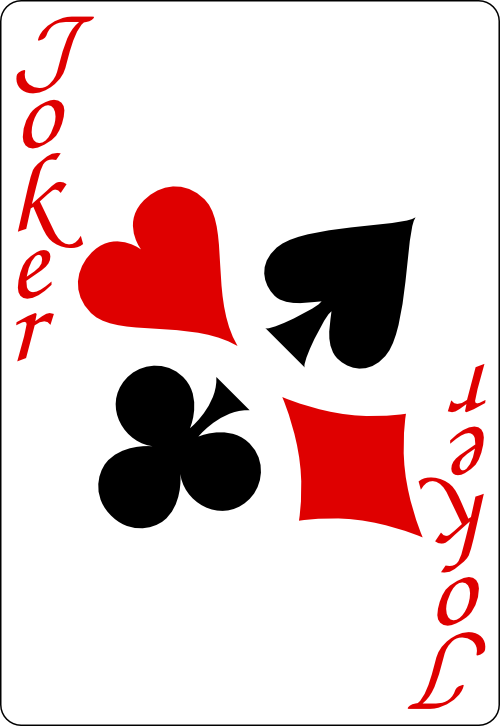
#> input picture Newblackjack/cards/blackjack.png, 500 x 726 px; its folder holds 6 pictures in this run
$ python -i Main.py   (imports and definitions only)
#> lines starting #> are read from the running program, lines starting #| are printed output that depends on the picture
### Newblackjack/SixDeck.py
import random
from Card import Card

class SixDeck():

    def __init__(self):
        self.cards = []
        self.build()

    def build(self):
        for i in range (0,6):
            for s in ["Spades", "Clubs", "Hearts", "Diamonds"]:
                for v in range(1,14):
                    self.cards.append(Card(v,s))

    def shuffle(self):
        for i in range(1,15):
            for i in range(len(self.cards) -1, 0, -1):
                r = random.randint(0, i)
                self.cards[i], self.cards[r] = self.cards[r], self.cards[i]

    def draw(self):
        return self.cards.pop()

    def length(self):
        return len(self.cards)

    def deckReset(self):
        self.cards = []
        self.build()

### Newblackjack/Dealer.py
class Dealer:

    def __init__(self):
        self.hand = []
        self.splitHolding = []

    def draw(self,deck):
        card = deck.draw()
        self.hand.append(card)

    def getSuit(self):
        c = self.hand[len(self.hand)-1]
        return c.suit

    def getVal(self):
        c = self.hand[len(self.hand)-1]
        return c.val

    # [4 lines left out: function holdingDraw, not called in this run]

    def reset(self):
        self.hand = []

    def splitHoldReset(self):
        self.splitHolding.clear()

    def splitToHolding(self):
        self.splitHolding.append(self.hand.pop(0))

    # [30 lines left out: function score, not called in this run]

### Newblackjack/Player.py
class Player:

    def __init__(self):
        self.hand = []
        self.splitHolding = []
        self.chips = 0
        v = 100

    def draw(self,deck):
        card = deck.draw()
        self.hand.append(card)

    def addChips(self,v):
        self.chips += v

    def loseChips(self,v):
        self.chips -= v

    def getSuit(self):
        c = self.hand[len(self.hand)-1]
        return c.suit

    def getVal(self):
        c = self.hand[len(self.hand)-1]
        return c.val

    def chipCount(self):
        return self.chips

    def reset(self):
        self.hand = []

    def splitHoldReset(self):
        self.splitHolding.clear()

    def splitToHolding(self):
        self.splitHolding.append(self.hand.pop(0))

    # [6 lines left out: function splitCheck, not called in this run]

    def drawHolding(self):
        self.hand.append(self.splitHolding.pop(0))

    # [31 lines left out: function score, not called in this run]

### Newblackjack/Card.py
class Card:

    def __init__(self,val,suit):
        self.val = val
        self.suit = suit

### Newblackjack/Main.py
import tkinter as tk
from tkinter import *
from PIL import ImageTk
from PIL import Image
from Dealer import Dealer
from Player import Player
from SixDeck import SixDeck

def BlackJackGame():
    root = tk.Tk()

    # Get screen dimensions
    screen_width = root.winfo_screenwidth()
    screen_height = root.winfo_screenheight()

    # Set window dimensions (e.g., 80% of screen size)
    window_width = int(screen_width * 0.8)
    window_height = int(screen_height * 0.8)

    # Center the window on the screen
    x_position = (screen_width - window_width) // 2
    y_position = (screen_height - window_height) // 2

    # Set geometry of the window
    root.geometry(f"{window_width}x{window_height}+{x_position}+{y_position}")

    # Title and icon
    root.title("BlackJack Game")
    iconp = Image.open('cards/blackjack.png')
#> iconp is the input picture: PIL image 500x726 RGBA; mean R, G, B, A 226.3, 203.9, 203.9, 254.7
    iconPhoto = ImageTk.PhotoImage(iconp)
    root.iconphoto(False, iconPhoto)

    iconp = Image.open('cards/blackjack.png')
    iconPhoto = ImageTk.PhotoImage(iconp)
    root.title(string = "BlackJack")
    root.iconphoto(False, iconPhoto)

    p = Player()
    d = Dealer()
    deck = SixDeck()
    deck.shuffle()

    global betSize
    betSize = 0

    global frameCount
    frameCount = 0

    global playerCardTracker
    playerCardTracker = 0

    global dealerCardTracker
    dealerCardTracker =0

    global imageCount
    imageCount = 0

    global bjBool
    bjBool = False

    global downCardIndex
    downCardIndex = 0

    global startChips
    startChips = 0

    global doubleBool
    doubleBool = False

    global splitBool
    splitBool = False

    # True Count and AI variables
    running_count = 0
    true_count = 0

    # [37 lines left out: functions card_count_value, update_true_count, basic_strategy, clearFrame, not called in this run]

    def drawAdds(s,v):
        getCardString(s,v)

    # [19 lines left out: functions getCardString, addImage, not called in this run]

    def hitandStandDestroy():
        hitButton_List[globals()['frameCount']].destroy()
        standButton_List[globals()['frameCount']].destroy()


    # [387 lines left out: functions start, deal, playerBJCheck, dealerBJCheck, hit, dealersTurn and 6 more, not called in this run]

    frame_List = []
    image_List = []
    hitButton_List = []
    standButton_List =[]
    playAgainButton_List = []
    colorUpButton_List = []
    doubleButton_List = []
    splitButton_List = []
    nextSplitButton_List = []
    seeDealerTurnButton_List = []
    splitScores = []
    splitDoubles = []
    splitBJ = []


    for i in range (0,2000):
        frame_List.append(LabelFrame(root, width = 2000, height = 2000,background = 'darkgray'))
        hitButton_List.append(Button(frame_List[i],text="Hit",command = hit, height = 2, width = 5, background ='salmon', font = ("Arial", 15)))
        standButton_List.append(Button(frame_List[i],text = "Stand",command = dealersTurn, height = 2, width = 5, background = 'turquoise',font = ("Arial", 15)))
        playAgainButton_List.append(Button(frame_List[i], text = "Play Again", command = deal, height = 2, width = 8, background = 'aqua', font =("Arial", 15)))
        colorUpButton_List.append(Button(frame_List[i], text = "Color Up", command = endGame, width = 8, height = 2, background = 'coral', font =("Arial", 15)))
        doubleButton_List.append(Button(frame_List[i], text = "Double", command = double, height = 2, width = 5, background = 'fuchsia', font = ("Arial", 15)))
        splitButton_List.append(Button(frame_List[i], text = "Split", command = split, height = 2, width = 5, background = 'gold',font = ("Arial", 15)))
        nextSplitButton_List.append(Button(frame_List[i], text = "See Next Split", command = splitDeal, width = 15, height = 2, background = 'khaki', font = ("Arial", 15)))
        seeDealerTurnButton_List.append(Button(frame_List[i], text = "See Dealers Turn", command = dealersTurn, width = 15, height = 2, background = 'khaki', font = ("Arial", 15)))

    frame_List[0].pack()

    Button(frame_List[0], text = "Play BlackJack", command = start, height = 10, width = 25,background = 'salmon',font = ("Arial",25)).place(x=700,y=100)
    buyInEntry = Entry(frame_List[0], font = ("Arial", 15))
    buyInEntry.place(x = 870, y = 550)
    buyInLabel = Label(frame_List[0], font =("Arial", 15), text ="Chips Buy In $: ").place(x=700, y = 550)
    betEntry = Entry(frame_List[0],font = ("Arial", 15))
    betEntry.place(x = 870, y = 650)
    betLabel = Label(frame_List[0], font =("Arial", 15), text ="Intial Bet Size $: ").place(x=700, y = 650)

    pc = Image.open('cards/chip.png')
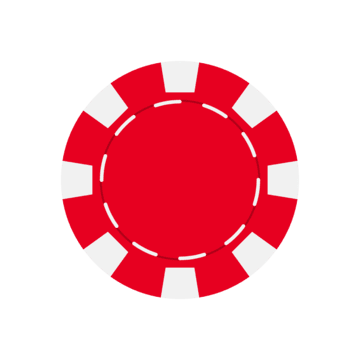
#> input picture Newblackjack/cards/chip.png, 360 x 360 px
#> pc is the input picture: PIL image 360x360 P; mean R, G, B, A 127.2, 90.9, 76.2, 87.6
    dpc = pc.resize((40, 40), Image.Resampling.LANCZOS)
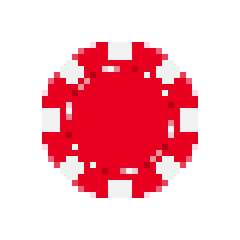
#> dpc: PIL image 40x40 P (shown 6 times larger); mean R, G, B, A 127, 90.3, 75.6, 87; transparent parts drawn white
    idpc = ImageTk.PhotoImage(dpc)
    bc = Image.open('cards/blue.png')
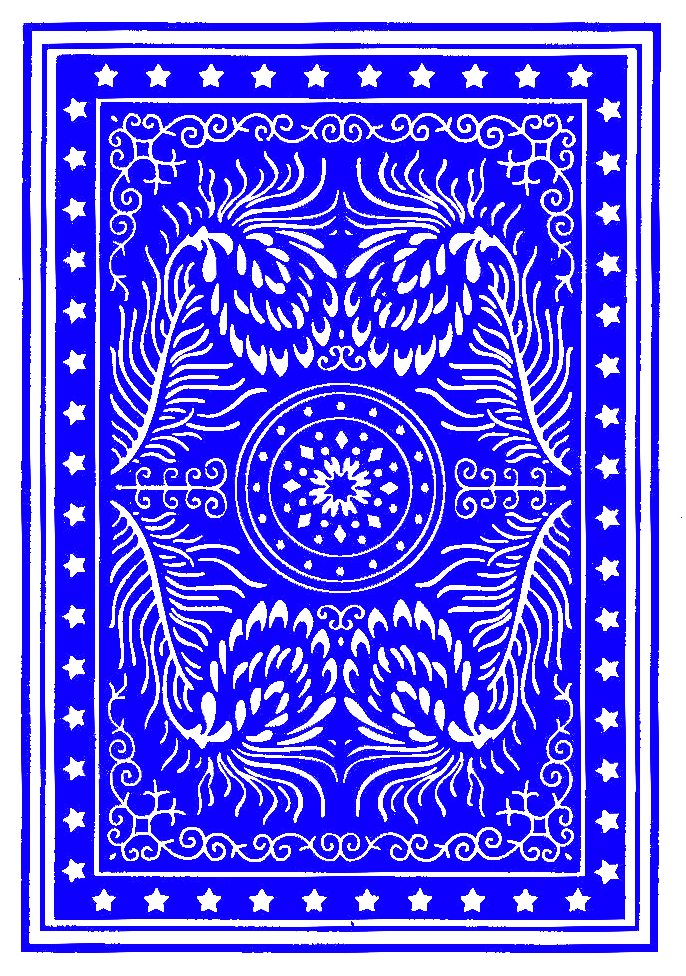
#> input picture Newblackjack/cards/blue.png, 686 x 976 px
#> bc is the input picture: PIL image 686x976 RGB; mean R, G, B 106.1, 98.1, 255
    dbc = bc.resize((95,145), Image.Resampling.LANCZOS)
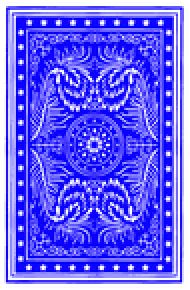
#> dbc: PIL image 95x145 RGB (shown 2 times larger); mean R, G, B 105.4, 99.5, 255
    imbc = ImageTk.PhotoImage(dbc)

    root.mainloop()


# [1 line not run here, left out]

>>> result = BlackJackGame()
